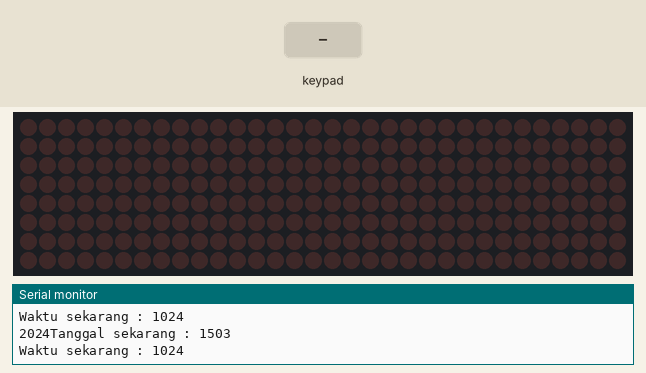
Bench run of a sketch on a simulated Arduino Uno, built with avr-gcc and run on an emulated ATmega328P. On the bench: 32×8 LED matrix, the last lines printed to the serial monitor. The test bench sets the inputs (shaded band). The local clock reads 2024-03-15 10:24:30 at power-on unless the sketch sets it.

Above: at 1.8 s.
1.9 s: key 'A' pressed
At 4.2 s:
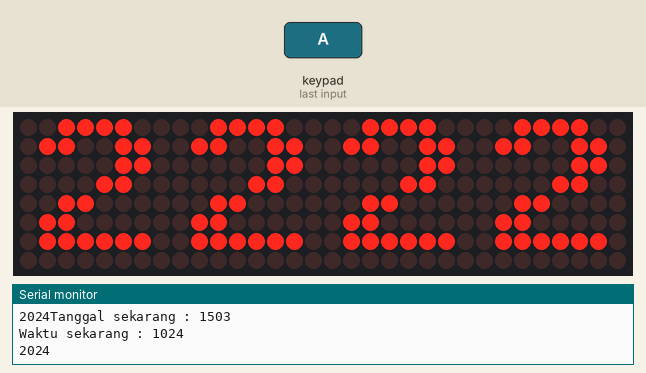
4.5 s: key 'B' pressed
At 8.4 s:
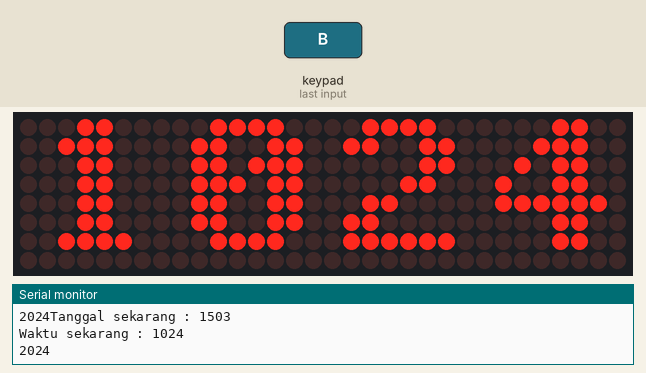
8.5 s: key 'C' pressed
At 12.4 s:
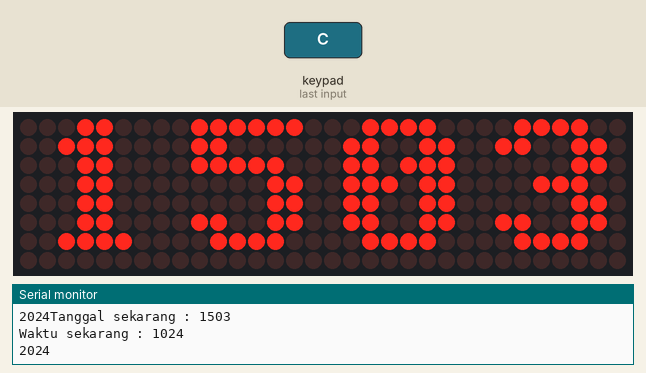
12.5 s: key 'D' pressed
At 16.9 s:
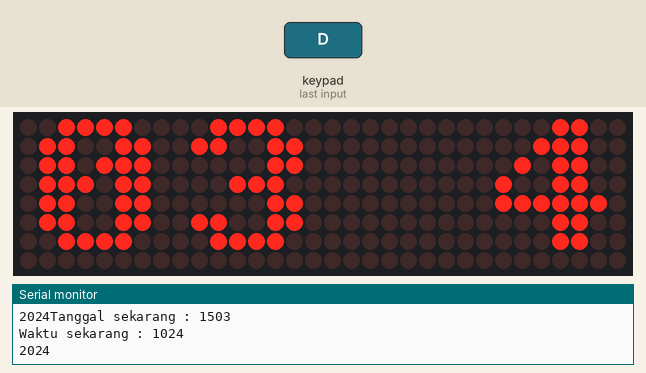
Timing chart, 0 to 17.5 s (numbered marks = the images above; inputs shaded):
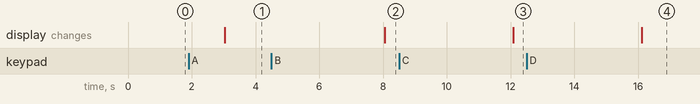

Measured:
- after the input at 1.9 s, the display: changes after 1.1 s (image 1)
- after the input at 4.5 s, the display: changes after 3.6 s (image 2)
- after the input at 8.5 s, the display: changes after 3.6 s (image 3)
- after the input at 12.5 s, the display: changes after 3.6 s (image 4)

The sketch:

orangeGaming.ino
```cpp
#include <Wire.h>        //Penggunaan I2C
#include <RTClib.h>      // Realtime clock
#include <LedControl.h>  // Penggunaan dot matrix MX7219
#include <Keypad.h>      // Penggunaan membran keypad 4x4

RTC_DS1307 rtc;
DateTime now;


#define DATA_IN 48
#define LOAD 50
#define CLOCK 52
#define MAX_DEVICES 4

LedControl lc = LedControl(DATA_IN, CLOCK, LOAD, MAX_DEVICES);

// ======================================================
// FONT 8x8
// ======================================================

// ------------------------------------------------------
// ANGKA 0-9
// ------------------------------------------------------

const byte fontDigit[10][8] = {

  { 0x3C,
    0x66,
    0x6E,
    0x76,
    0x66,
    0x66,
    0x3C,
    0x00 },  // 0

  {
    0x18,
    0x38,
    0x18,
    0x18,
    0x18,
    0x18,
    0x3C,
    0x00 },  // 1

  {
    0x3C,
    0x66,
    0x06,
    0x0C,
    0x30,
    0x60,
    0x7E,
    0x00 },  // 2
  {
    0x3C,
    0x66,
    0x06,
    0x1C,
    0x06,
    0x66,
    0x3C,
    0x00 },  // 3

  {
    0x0C,
    0x1C,
    0x2C,
    0x4C,
    0x7E,
    0x0C,
    0x0C,
    0x00 },  // 4

  {
    0x7E,
    0x60,
    0x7C,
    0x06,
    0x06,
    0x66,
    0x3C,
    0x00 },  // 5

  {
    0x3C,
    0x60,
    0x7C,
    0x66,
    0x66,
    0x66,
    0x3C,
    0x00 },  // 6

  {
    0x7E,
    0x06,
    0x0C,
    0x18,
    0x30,
    0x30,
    0x30,
    0x00 },  // 7

  {
    0x3C,
    0x66,
    0x66,
    0x3C,
    0x66,
    0x66,
    0x3C,
    0x00 },  // 8

  {
    0x3C,
    0x66,
    0x66,
    0x3E,
    0x06,
    0x0C,
    0x38,
    0x00 }  // 9
};

// ------------------------------------------------------
// HURUF BESAR A-Z
// ------------------------------------------------------

const byte fontUpper[27][8] = {

  { 0x18, 0x3C, 0x66, 0x66, 0x7E, 0x66, 0x66, 0x00 },  // A
  { 0x7C, 0x66, 0x66, 0x7C, 0x66, 0x66, 0x7C, 0x00 },  // B
  { 0x3C, 0x66, 0x60, 0x60, 0x60, 0x66, 0x3C, 0x00 },  // C
  { 0x78, 0x6C, 0x66, 0x66, 0x66, 0x6C, 0x78, 0x00 },  // D
  { 0x7E, 0x60, 0x60, 0x7C, 0x60, 0x60, 0x7E, 0x00 },  // E
  { 0x7E, 0x60, 0x60, 0x7C, 0x60, 0x60, 0x60, 0x00 },  // F
  { 0x3C, 0x66, 0x60, 0x6E, 0x66, 0x66, 0x3C, 0x00 },  // G
  { 0x66, 0x66, 0x66, 0x7E, 0x66, 0x66, 0x66, 0x00 },  // H
  { 0x3C, 0x18, 0x18, 0x18, 0x18, 0x18, 0x3C, 0x00 },  // I
  { 0x1E, 0x0C, 0x0C, 0x0C, 0x0C, 0x6C, 0x38, 0x00 },  // J
  { 0x66, 0x6C, 0x78, 0x70, 0x78, 0x6C, 0x66, 0x00 },  // K
  { 0x60, 0x60, 0x60, 0x60, 0x60, 0x60, 0x7E, 0x00 },  // L
  { 0x63, 0x77, 0x7F, 0x6B, 0x63, 0x63, 0x63, 0x00 },  // M
  { 0x66, 0x76, 0x7E, 0x7E, 0x6E, 0x66, 0x66, 0x00 },  // N
  { 0x3C, 0x66, 0x66, 0x66, 0x66, 0x66, 0x3C, 0x00 },  // O
  { 0x7C, 0x66, 0x66, 0x7C, 0x60, 0x60, 0x60, 0x00 },  // P
  { 0x3C, 0x66, 0x66, 0x66, 0x6E, 0x3C, 0x0E, 0x00 },  // Q
  { 0x7C, 0x66, 0x66, 0x7C, 0x78, 0x6C, 0x66, 0x00 },  // R
  { 0x3C, 0x66, 0x60, 0x3C, 0x06, 0x66, 0x3C, 0x00 },  // S
  { 0x7E, 0x18, 0x18, 0x18, 0x18, 0x18, 0x18, 0x00 },  // T
  { 0x66, 0x66, 0x66, 0x66, 0x66, 0x66, 0x3C, 0x00 },  // U
  { 0x66, 0x66, 0x66, 0x66, 0x66, 0x3C, 0x18, 0x00 },  // V
  { 0x63, 0x63, 0x63, 0x6B, 0x7F, 0x77, 0x63, 0x00 },  // W
  { 0x66, 0x66, 0x3C, 0x18, 0x3C, 0x66, 0x66, 0x00 },  // X
  { 0x66, 0x66, 0x3C, 0x18, 0x18, 0x18, 0x18, 0x00 },  // Y
  { 0x7E, 0x06, 0x0C, 0x18, 0x30, 0x60, 0x7E, 0x00 },  // Z
  { 0x00, 0x66, 0xFF, 0xFF, 0xFF, 0x7E, 0x3C, 0x18 }   //
};

// ------------------------------------------------------
//  New Character
// ------------------------------------------------------

const byte chara[8] = {
  0b00100100,
  0b01111110,
  0b11111111,
  0b11111111,
  0b01111110,
  0b00111100,
  0b00011000,
  0b00000000
};


// ------------------------------------------------------
// HURUF kecil a-z
// ------------------------------------------------------

const byte fontLower[26][8] = {

  { 0x00, 0x00, 0x3C, 0x06, 0x3E, 0x66, 0x3E, 0x00 },  // a
  { 0x60, 0x60, 0x7C, 0x66, 0x66, 0x66, 0x7C, 0x00 },  // b
  { 0x00, 0x00, 0x3C, 0x66, 0x60, 0x66, 0x3C, 0x00 },  // c
  { 0x06, 0x06, 0x3E, 0x66, 0x66, 0x66, 0x3E, 0x00 },  // d
  { 0x00, 0x00, 0x3C, 0x66, 0x7E, 0x60, 0x3C, 0x00 },  // e
  { 0x1C, 0x30, 0x30, 0x7C, 0x30, 0x30, 0x30, 0x00 },  // f
  { 0x00, 0x3E, 0x66, 0x66, 0x3E, 0x06, 0x3C, 0x00 },  // g
  { 0x60, 0x60, 0x7C, 0x66, 0x66, 0x66, 0x66, 0x00 },  // h
  { 0x18, 0x00, 0x38, 0x18, 0x18, 0x18, 0x3C, 0x00 },  // i
  { 0x0C, 0x00, 0x0C, 0x0C, 0x0C, 0x6C, 0x38, 0x00 },  // j
  { 0x60, 0x60, 0x66, 0x6C, 0x78, 0x6C, 0x66, 0x00 },  // k
  { 0x38, 0x18, 0x18, 0x18, 0x18, 0x18, 0x3C, 0x00 },  // l
  { 0x00, 0x00, 0x6C, 0x7E, 0x7E, 0x6B, 0x63, 0x00 },  // m
  { 0x00, 0x00, 0x7C, 0x66, 0x66, 0x66, 0x66, 0x00 },  // n
  { 0x00, 0x00, 0x3C, 0x66, 0x66, 0x66, 0x3C, 0x00 },  // o
  { 0x00, 0x00, 0x7C, 0x66, 0x66, 0x7C, 0x60, 0x60 },  // p
  { 0x00, 0x00, 0x3E, 0x66, 0x66, 0x3E, 0x06, 0x06 },  // q
  { 0x00, 0x00, 0x6E, 0x70, 0x60, 0x60, 0x60, 0x00 },  // r
  { 0x00, 0x00, 0x3E, 0x60, 0x3C, 0x06, 0x7C, 0x00 },  // s
  { 0x30, 0x30, 0x7C, 0x30, 0x30, 0x30, 0x1C, 0x00 },  // t
  { 0x00, 0x00, 0x66, 0x66, 0x66, 0x66, 0x3E, 0x00 },  // u
  { 0x00, 0x00, 0x66, 0x66, 0x66, 0x3C, 0x18, 0x00 },  // v
  { 0x00, 0x00, 0x63, 0x6B, 0x7F, 0x7F, 0x36, 0x00 },  // w
  { 0x00, 0x00, 0x66, 0x3C, 0x18, 0x3C, 0x66, 0x00 },  // x
  { 0x00, 0x00, 0x66, 0x66, 0x3E, 0x06, 0x3C, 0x00 },  // y
  { 0x00, 0x00, 0x7E, 0x0C, 0x18, 0x30, 0x7E, 0x00 }   // z

};

// ======================================================
// FUNGSI MEMBERSIHKAN DISPLAY
// ======================================================

void clearAll() {
  for (int i = 0; i < MAX_DEVICES; i++) {
    lc.clearDisplay(i);
  }
}

// ======================================================
// TAMPILKAN SATU KARAKTER
// ======================================================

void tampilKarakter(int display, char c) {
  byte buffer[8];

  // default kosong
  for (int i = 0; i < 8; i++) {
    buffer[i] = 0x00;
  }

  // angka
  if (c >= '0' && c <= '9') {
    for (int i = 0; i < 8; i++) {
      buffer[i] = fontDigit[c - '0'][i];
    }
  }

  // huruf besar
  else if (c >= 'A' && c <= 'Z') {
    for (int i = 0; i < 8; i++) {
      buffer[i] = fontUpper[c - 'A'][i];
    }
  }

  // huruf kecil
  else if (c >= 'a' && c <= 'z') {
    for (int i = 0; i < 8; i++) {
      buffer[i] = fontLower[c - 'a'][i];
    }
  }

  else {
    for (int i = 0; i < 8; i++) {
      buffer[i] = chara[i];
    }
  }

  // tampilkan ke matrix
  for (int row = 0; row < 8; row++) {
    lc.setRow(display, row, buffer[row]);
  }
}

// ======================================================
// SUBROUTINE TAMPIL 4 KARAKTER
// ======================================================

void tampil4Karakter(const char *text) {
  for (int i = 0; i < 4; i++) {
    if (text[i] != '\0') {
      // urutan dibalik karena susunan MAX7219
      tampilKarakter(3 - i, text[i]);
    } else {
      tampilKarakter(3 - i, ' ');
    }
  }
}


// ======================================================
// RUNNING TEXT
// ======================================================

// void scrollText(const char *text, int speedDelay) {
//   int len = strlen(text);

//   char buffer[5];

//   for (int pos = 0; pos < len + 4; pos++) {
//     for (int i = 0; i < 4; i++) {
//       int idx = pos + i - 4;

//       if (idx >= 0 && idx < len) {
//         buffer[i] = text[idx];
//       } else {
//         buffer[i] = ' ';
//       }
//     }

//     buffer[4] = '\0';

//     tampil4Karakter(buffer);

//     delay(speedDelay);
//   }
// }

const byte ROWS = 4;
const byte COLS = 4;


char keys[ROWS][COLS] = {
  { '1', '2', '3', 'A' },
  { '4', '5', '6', 'B' },
  { '7', '8', '9', 'C' },
  { '*', '0', '#', 'D' }
};

// byte rowPins[ROWS] = { 17, 19, 21, 23 };   // pin baris keypad
// byte colPins[COLS] = { 25, 27, 29, 31 };   // pin kolom keypad


byte rowPins[ROWS] = { 5, 7, 9, 11 };     // pin baris keypad
byte colPins[COLS] = { 13, 15, 17, 19 };  // pin kolom keypad


Keypad keypad = Keypad(makeKeymap(keys), rowPins, colPins, ROWS, COLS);

// ================= TAMPIL KARAKTER =================
void tampilDigit(int display, int angka) {
  for (int row = 0; row < 8; row++) {
    lc.setRow(display, row, fontDigit[angka][row]);
  }
}


void tampil4Digit(int d1, int d2, int d3, int d4) {
  tampilDigit(3, d1);  // kiri
  tampilDigit(2, d2);
  tampilDigit(1, d3);
  tampilDigit(0, d4);  // kanan
}


// ======================================================
// SETUP
// ======================================================

void setup() {
  Serial.begin(9600);

  if (!rtc.begin()) {
    Serial.println("RTC ERROR");
    while (1)
      ;
  }

  if (!rtc.isrunning()) {
    rtc.adjust(DateTime(F(__DATE__), F(__TIME__)));
  }

  for (int i = 0; i < MAX_DEVICES; i++) {
    lc.shutdown(i, false);
    lc.setIntensity(i, 3);
    lc.clearDisplay(i);
  }
}

void loop() {
  // put your main code here, to run repeatedly:
  char key = keypad.getKey();

  now = rtc.now();

  // ===== TAMPIL JAM =====
  int jamPuluhan = now.hour() / 10;
  int jamSatuan = now.hour() % 10;
  int minPuluhan = now.minute() / 10;
  int minSatuan = now.minute() % 10;


  // ===== TAMPIL TANGGAL =====
  int tglPuluhan = now.day() / 10;
  int tglSatuan = now.day() % 10;
  int blnPuluhan = now.month() / 10;
  int blnSatuan = now.month() % 10;

  int tahunSatuan = now.year() % 10;
  int tahunPuluhan = now.year() / 10;

  // int yr = now.year();

  //tampilkan di serial monitor
  Serial.print("Tanggal sekarang : ");
  Serial.print(tglPuluhan);
  Serial.print(tglSatuan);
  Serial.print(blnPuluhan);
  Serial.println(blnSatuan);
  delay(500);

  Serial.print("Waktu sekarang : ");
  Serial.print(jamPuluhan);
  Serial.print(jamSatuan);
  Serial.print(minPuluhan);
  Serial.println(minSatuan);
  delay(500);

  Serial.print(tahunPuluhan);
  Serial.print(tahunSatuan);


  if (key == 'A') {
    // tampil4Karakter("AWOK");
    // typeid(now.year());
    tampil4Digit(2, 2, 2, 2);
    delay(2000);
  }

  if (key == 'B') {
    tampil4Digit(jamPuluhan, jamSatuan, minPuluhan, minSatuan);
    delay(1000);
  }


  if (key == 'C') {
    tampil4Digit(tglPuluhan, tglSatuan, blnPuluhan, blnSatuan);
    delay(1000);
  }

  if (key == 'D') {
    tampil4Digit(blnPuluhan, blnSatuan, tahunPuluhan, tahunSatuan);
    delay(1000);
  }
}
```
